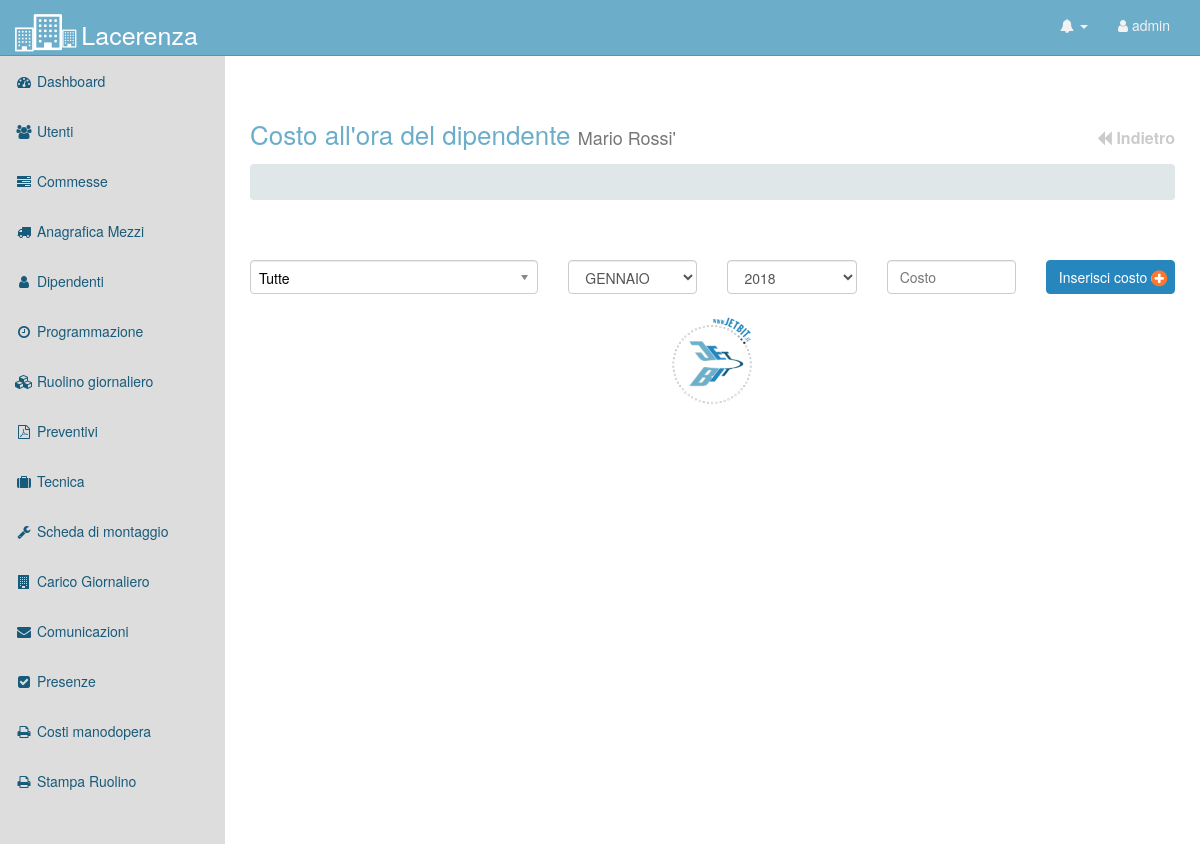
/costo_dipendenti.php?id_dipendente=5 (signed in), run on an earlier commit of the app's database.
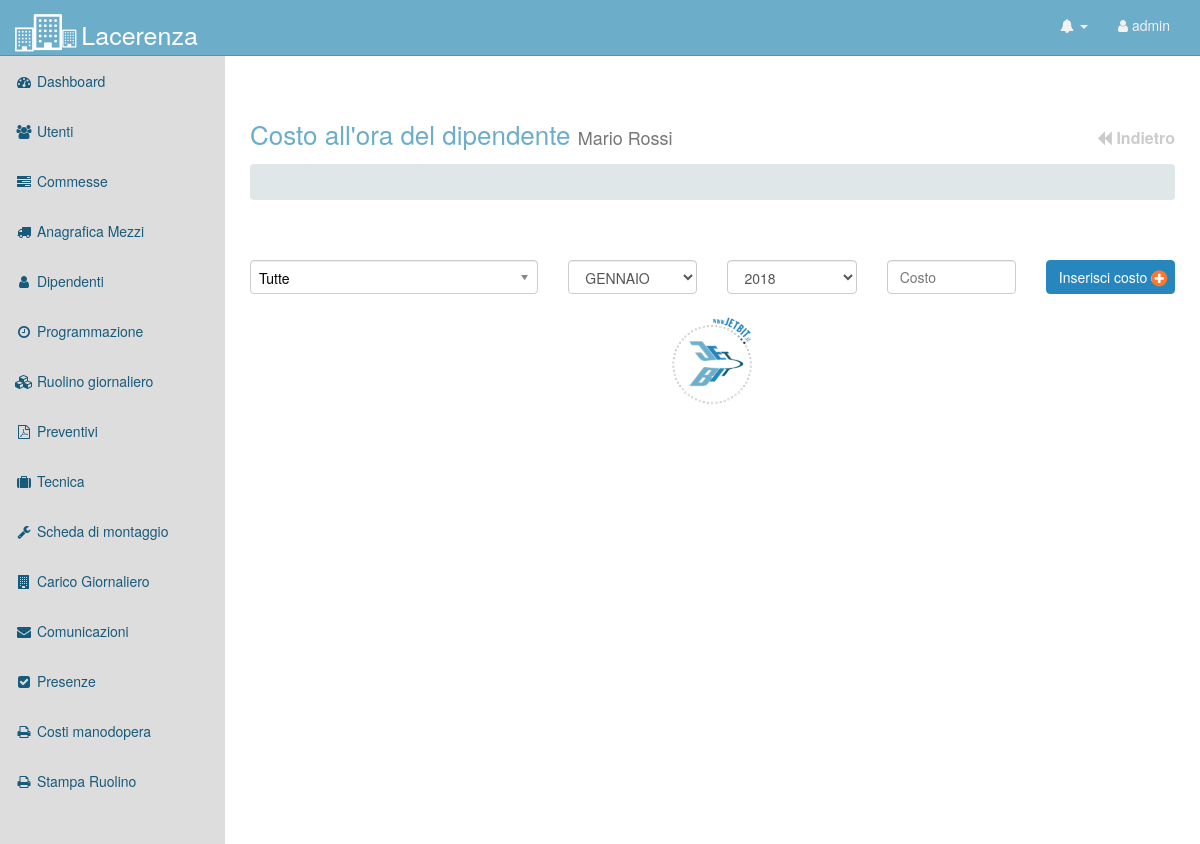
And on a later commit of the database.
### tables this page shows
CREATE TABLE `tb_dipendenti` (
  `id` INTEGER(11) NOT NULL AUTO_INCREMENT,
  `nome` VARCHAR(100) DEFAULT NULL,
  `cognome` VARCHAR(100) DEFAULT NULL,
  `attivo` VARCHAR(256) DEFAULT 'ATTIVO',
  PRIMARY KEY USING BTREE (`id`)
);

### databases/db_function.php (called while the page is built, shortened)
<?php
function EseguiQuery ($query, $tipo ='sp', $nomeDB = "my_lacerenza")
	{
		$serverDB = "localhost";
		$usernameDB = "root";
		$passwordDB = "root";
		$mysqli = new mysqli($serverDB, $usernameDB, $passwordDB, $nomeDB);
		switch ($tipo) {
			case 'selezione':
				$RecordsetRisultati = $mysqli->query($query);
				return $RecordsetRisultati;
				break;
		}
	}
?>

### classi/class.Dipendenti.php (called while the page is built, shortened)
<?php
class Dipendenti
{
   public function caricaDipendenteById($id)
   {
	  $query_utenti = "SELECT * FROM tb_dipendenti WHERE id=$id;";
	  $e_query_utenti = EseguiQuery($query_utenti,"selezione");
      return $e_query_utenti;
   }
}
?>

### costo_dipendenti.php (the view, shortened to what this page needs)
<?php
require_once("classi/class.Dipendenti.php");
$operazione = $_GET["op"];
?>
<?php
	include("header.php");
	include("databases/db_function.php");
	$id_dipendente = $_GET['id_dipendente'];
	$pagina = (isset( $_GET['pagina'])) ?  $_GET['pagina'] : "";
	$data = (isset( $_GET['data'])) ?  $_GET['data'] : "";
	$mese = ($data != "") ? substr($data, 5, 2) : "";
	$anno = ($data != "") ? substr($data, 0, 4) : "";
	$dipendente_mod = new Dipendenti();
	$query_nome_dipendente = $dipendente_mod->caricaDipendenteById($id_dipendente);
	$row_nome_dipendente = $query_nome_dipendente->fetch_array();
	$nome_dipendente = $row_nome_dipendente['nome']." ".$row_nome_dipendente['cognome'];
?>
<link href="css/plugins/chosen/chosen.css" rel="stylesheet">
        <div id="page-wrapper">
            <div class="container-fluid">
                <div class="row">
                    <div class="col-lg-12">
	                   <div class="page-title">
						<h1> Costo all'ora del dipendente <small><?=$nome_dipendente?></small><? if($pagina == ""){ ?>
                                 <a class="close pull-right" href="pagina_dipendenti.php?op=<?=$operazione?>"><i class="fa fa-backward"></i> Indietro</a>
                                 <? } else { ?>
                                 <a class="close pull-right" href="ruolino.php?data=<?=$data?>"><i class="fa fa-backward"></i> Indietro</a>
                                 <? } ?></h1>
						<ol class="breadcrumb">
					</ol>
					</div>
                    </div>
                </div>
                <div class="row">
                  <form class="form-horizontal" id="formNewCosto" name="formNewCosto" enctype="multipart/form-data" action='lib/operazioni_costo.lib.php' method='POST'>
                      <div class="col-lg-4">
                          <div class="form-group">
                              <div class="col-md-12">
                              </div>
                          </div>
                      </div>
                <div class="col-lg-2">
                    <div class="form-group">
                        <div class="col-md-12">
                        	<select class="form-control" id="mese" name="mese">
                        		<option <?if($mese == "01"){echo "selected";} ?> value="GENNAIO">GENNAIO</option>
                        	</select>
                        </div>
                    </div>
                </div>
                <div class="col-lg-2">
                    <div class="form-group">
                        <div class="col-md-12">
                            <select  class="form-control" id="anno" name="anno">
                            	<? for($i=2000; $i<=2060; $i++){?>
                            		<? if($i == date("Y") && $data == ""){?>
                            		<option value="<?=$i?>" selected><?=$i?></option>
                            		<? } else if($data != "" && $i == $anno){ ?>
                            			<option value="<?=$i?>" selected><?=$i?></option>
                            		<? } else { ?>
                            		<option value="<?=$i?>" ><?=$i?></option>
                            		<? } ?>
                            	<? } ?>
                            </select>
                        </div>
                    </div>
                </div>
                <div class="col-lg-2">
                    <div class="form-group">
                        <div class="col-md-12">
                            <input type="text" class="form-control" placeholder="Costo" id="costo" name="costo">
                        </div>
                    </div>
                </div>
                <div class="col-lg-2">
                    <div>
                            <div class="btn btn-success btn-block" id="btn_nuovo_costo" type="button">Inserisci costo <i class="fa fa-plus-circle fa-lg"></i></div>
                    </div>
                </div>
            </form>
            <br><br />
                    <div class="col-lg-12">
                    	<div id="tabella_costi">
                        	<div style="text-align:center"><img src="img/load.gif" style="width:100px"/></div>
                        </div>
                    </div>
                </div>
				<br><br>
            </div>
        </div>
    </div>
</body>
</html>

What changed in the data, as far as the page shows it:
changed tb_dipendenti: nome_dipendente "Mario Rossi'" → "Mario Rossi"
